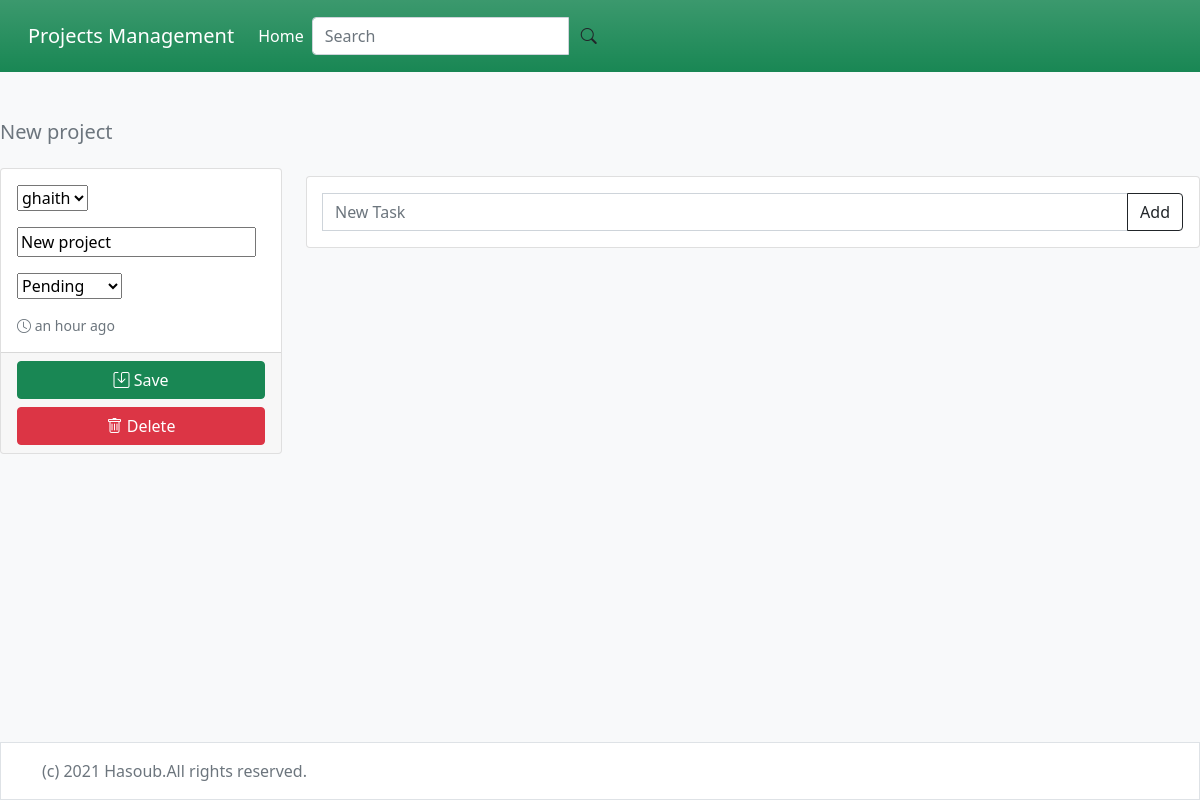
Page /project/edit/19 on the committed database.
### myapp/models.py (models this page shows, shortened)
class Project(models.Model):
    title = models.CharField(max_length=255)
    description = models.TextField()
    status = models.IntegerField(
        choices = ProjectStatus.choices,
        default = ProjectStatus.PENDING
    )
    created_at = models.DateTimeField(auto_now_add=True)
    update_at = models.DateTimeField(auto_now=True)
    category = models.ForeignKey(Category,on_delete=models.PROTECT)
    user = models.ForeignKey(
        AUTH_USER_MODEL,
        on_delete=models.CASCADE,
        null = True
        )

### myapp/views.py (the view, shortened to what this page needs)
class ProjectUpdateView(UpdateView):
    model = models.Project
    form_class = forms.ProjectUpdateForm
    template_name = 'project/update.html'

### myapp/forms.py
class ProjectUpdateForm(forms.ModelForm):
    class Meta :
        model = models.Project
        fields = ['category','title','status']
        widgets = {
            'category': forms.Select(),
            'title': forms.TextInput(),
            'description': forms.Textarea()
        }

### myapp/models.py (called while the page is built)
    def __str__(self):
        return self.name

### myapp/templates/Project/update.html
{% extends "base.html" %} {% load humanize %} {% load i18n %} {% block content %}
<nav aria-label="breadcrumb">
  <ol class="breadcrumb">
    <li class="breadcrumb-item active" aria-current="page">
      <h5>{{ object.title }}</h5>
    </li>
  </ol>
</nav>
<div class="row">
  <div class="col-md-3">
    <form method="POST">
      <div class="card">
        <div class="card-body">
          {% csrf_token %} {% for field in form %}
          <div class="mb-3">{{ field }}</div>
          {% endfor %}
          <div class="d-flex mt-2">
            <span class="me-auto text-muted small">
              <i class="bi bi-clock"></i>
              <time datetime="{{ project.created_at }}"> {{ object.created_at|naturaltime }} </time>
            </span>
          </div>
        </div>
        <div class="card-footer">
          <div class="d-grid gap-2">
            <button class="btn btn-success">
              <i class="bi bi-save"></i>
              {% trans 'Save' %}
            </button>
            <a class="btn btn-danger" href="{% url 'Project_delete' object.id %}">
              <i class="bi bi-trash"></i>
              {% trans 'Delete' %}
            </a>
          </div>
        </div>
      </div>
    </form>
  </div>
  <div class="col-md-9 mt-2 mt-md-0">{% include 'project/task.html' with project=object %}</div>
</div>
{% endblock %}

### rows in the picture
Project: title "New project", form "ghaith" "New project" "Pending", created_at "an hour ago"
